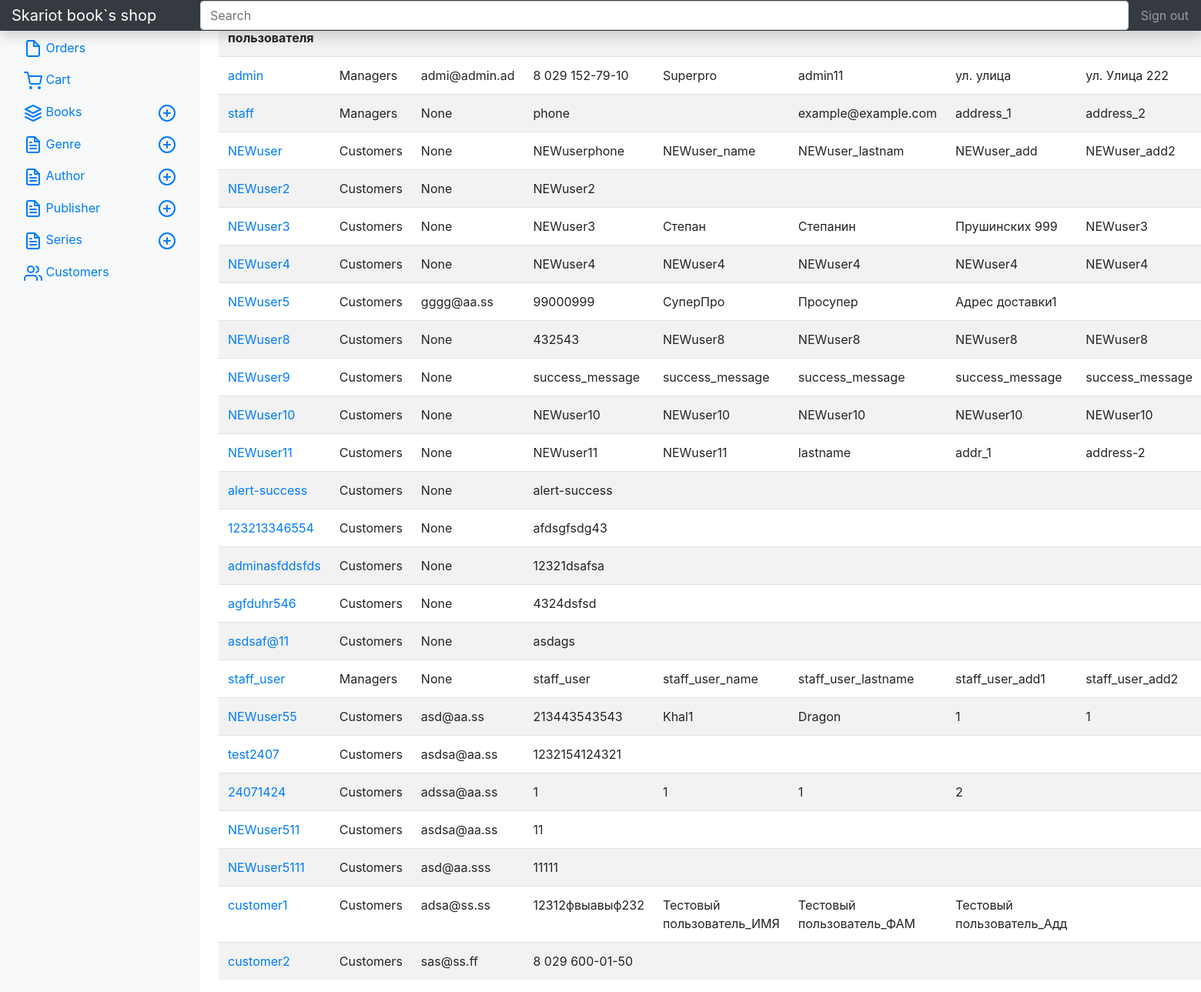
The page /s-admin/customers (signed in) on the database its author committed.
### profiles/models.py (models this page shows, shortened)
class Profile(models.Model):
    user=models.OneToOneField(
        User,
        related_name='prof_user',
        on_delete=models.CASCADE,
        null=True,
        blank=True
    )
    username=models.CharField(
        verbose_name="Имя пользователя",
        max_length=100,
        default=''
    )
    phone=PhoneNumberField(
        null=True,
        verbose_name="Телефон",
    )
    email=models.EmailField(
        verbose_name="Е-mail",
        null=True,
        blank=True,
    )
    first_name = models.CharField(
        verbose_name="Имя",
        max_length=128,
        blank=True)
    last_name = models.CharField(
        verbose_name="Фамилия",
        max_length=128,
        blank=True)
    address_1 = models.CharField(
        verbose_name="Адресс 1",
        max_length=128,
        blank=True)
    address_2 = models.CharField(
        verbose_name="Адресс 2",
        max_length=128,
        blank=True)
    city = models.CharField(
        verbose_name="Город",
        max_length=64,
        default="Минск",
        blank=True
        )
    county = models.CharField(
        verbose_name="Страна",
        max_length=64,
        default="Беларусь",
        blank=True
        )
    zip_code = models.CharField(
        verbose_name="Почтовый индекс",
        max_length=5,
        default="23555",
        blank=True
        )

### s_admin/views.py (the view)
# urls.py: path('customers', views.CustomersList.as_view(),name='customers'),
class CustomersList(ProfilesList):
    template_name='s_admin/customers/list.html'
    def get_queryset(self,*args,**kwargs):
        print(self.request.user.groups.get())
        if self.request.user.groups.filter(name='Customers'):
            return self.handle_no_permission()
        else:
            return self.model.objects.all()

### s_admin/templates/s_admin/customers/list.html (shortened to what this page needs)
{% extends "sadmin.html" %}
{% load crispy_forms_tags %}
              {% block nav_customers %}
                <li class="nav-item ">
                  <a class="nav-link active" href="{% url 's-admin:customers' %}">
                    Customers
                  </a>
                </li>
               {% endblock nav_customers %}
    {% block main %}
        <table class="table table-striped" width="100%" >
                <tr>
                    <th>Имя пользователя</th><th>Группа</th><th>email</th><th>Phone</th><th>first_name</th><th>last_name</th><th>address_1</th>
                    <th>address_2</th><th>city</th><th>county</th><th>zip_code</th><th>#</th>
                </tr>
            {% for profile in object_list %}
                <tr>
                    <td><a href="{% url 's-admin:detail' profile.pk %}">{{profile.user}}</a></td>
                        <td>
                            {% if profile.user.groups.all|length == 1 %}
                                {{ profile.user.groups.all.0.name }}
                            {% else %}
                                {% for group in profile.user.groups.all %}
                                    {{ group.name }}
                                {% endfor %}
                            {% endif %}
                        </td>
                    <td>{{profile.email}}</td>
                    <td>{{profile.phone}}</td>
                    <td>{{profile.first_name}}</td>
                    <td>{{profile.last_name}}</td>
                    <td>{{profile.address_1}}</td>
                    <td>{{profile.address_2}}</td>
                </tr>
        {% endfor %}
        </table>
{% endblock main %}

### rows shown on the page
Profile: user "admin", user.groups.all.0.name "Managers", email "admi@admin.ad", phone "8 029 152-79-10", first_name "Superpro", last_name "admin11", address_1 "ул. улица", address_2 "ул. Улица 222"
Profile: user "staff", user.groups.all.0.name "Managers", email "None", phone "phone", last_name "example@example.com", address_1 "address_1", address_2 "address_2"
Profile: user "NEWuser", user.groups.all.0.name "Customers", email "None", phone "NEWuserphone", first_name "NEWuser_name", last_name "NEWuser_lastnam", address_1 "NEWuser_add", address_2 "NEWuser_add2"
Profile: user "NEWuser2", user.groups.all.0.name "Customers", email "None", phone "NEWuser2"
Profile: user "NEWuser3", user.groups.all.0.name "Customers", email "None", phone "NEWuser3", first_name "Cтепан", last_name "Степанин", address_1 "Прушинских 999", address_2 "NEWuser3"
Profile: user "NEWuser4", user.groups.all.0.name "Customers", email "None", phone "NEWuser4", first_name "NEWuser4", last_name "NEWuser4", address_1 "NEWuser4", address_2 "NEWuser4"
Profile: user "NEWuser5", user.groups.all.0.name "Customers", email "gggg@aa.ss", phone "99000999", first_name "СуперПро", last_name "Просупер", address_1 "Адрес доставки1"
Profile: user "NEWuser8", user.groups.all.0.name "Customers", email "None", phone "432543", first_name "NEWuser8", last_name "NEWuser8", address_1 "NEWuser8", address_2 "NEWuser8"
Profile: user "NEWuser9", user.groups.all.0.name "Customers", email "None", phone "success_message", first_name "success_message", last_name "success_message", address_1 "success_message", address_2 "success_message"
Profile: user "NEWuser10", user.groups.all.0.name "Customers", email "None", phone "NEWuser10", first_name "NEWuser10", last_name "NEWuser10", address_1 "NEWuser10", address_2 "NEWuser10"
Profile: user "NEWuser11", user.groups.all.0.name "Customers", email "None", phone "NEWuser11", first_name "NEWuser11", last_name "lastname", address_1 "addr_1", address_2 "address-2"
Profile: user "alert-success", user.groups.all.0.name "Customers", email "None", phone "alert-success"
Profile: user "123213346554", user.groups.all.0.name "Customers", email "None", phone "afdsgfsdg43"
Profile: user "adminasfddsfds", user.groups.all.0.name "Customers", email "None", phone "12321dsafsa"
Profile: user "agfduhr546", user.groups.all.0.name "Customers", email "None", phone "4324dsfsd"
Profile: user "asdsaf@11", user.groups.all.0.name "Customers", email "None", phone "asdags"
Profile: user "staff_user", user.groups.all.0.name "Managers", email "None", phone "staff_user", first_name "staff_user_name", last_name "staff_user_lastname", address_1 "staff_user_add1", address_2 "staff_user_add2"
Profile: user "NEWuser55", user.groups.all.0.name "Customers", email "asd@aa.ss", phone "213443543543", first_name "Khal1", last_name "Dragon", address_1 "1", address_2 "1"
Profile: user "test2407", user.groups.all.0.name "Customers", email "asdsa@aa.ss", phone "1232154124321"
Profile: user "24071424", user.groups.all.0.name "Customers", email "adssa@aa.ss", phone "1", first_name "1", last_name "1", address_1 "2"
Profile: user "NEWuser511", user.groups.all.0.name "Customers", email "asdsa@aa.ss", phone "11"
Profile: user "NEWuser5111", user.groups.all.0.name "Customers", email "asd@aa.sss", phone "11111"
Profile: user "customer1", user.groups.all.0.name "Customers", email "adsa@ss.ss", phone "12312фвыавыф232", first_name "Тестовый пользователь_ИМЯ", last_name "Тестовый пользователь_ФАМ", address_1 "Тестовый пользователь_Адд"
Profile: user "customer2", user.groups.all.0.name "Customers", email "sas@ss.ff", phone "8 029 600-01-50"
